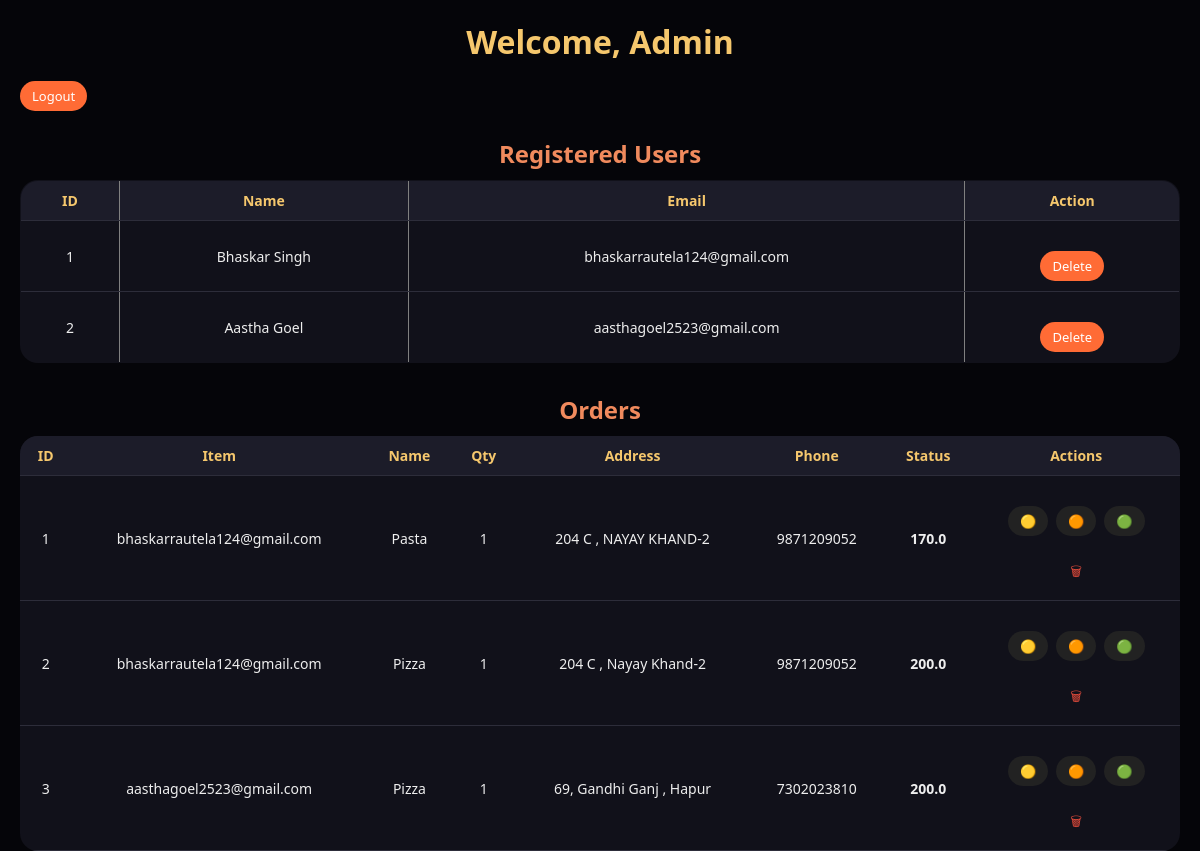
/admin_dashboard (signed in), run on the app's committed database.
### tables this page shows
CREATE TABLE users (
        id INTEGER PRIMARY KEY AUTOINCREMENT,
        name TEXT,
        email TEXT UNIQUE,
        password TEXT
    );

CREATE TABLE orders (
        id INTEGER PRIMARY KEY AUTOINCREMENT,
        user_email TEXT,
        item TEXT,
        quantity INTEGER,
        address TEXT,
        phone TEXT,
        total_price REAL,
        status TEXT DEFAULT 'Preparing'
    );

### app.py (the view)
@app.route("/admin_dashboard")
def admin_dashboard():
    if "admin" not in session:
        return redirect(url_for("admin_login"))
    con = sqlite3.connect(DB_NAME)
    cur = con.cursor()
    cur.execute("SELECT * FROM users")
    users = cur.fetchall()
    cur.execute("SELECT * FROM orders")
    orders = cur.fetchall()
    cur.execute("SELECT SUM(total_price) FROM orders")
    revenue = cur.fetchone()[0] or 0
    con.close()
    return render_template("admin_dashboard.html",
                           users=users,
                           orders=orders,
                           revenue=revenue)

### templates/admin_dashboard.html (shortened to what this page needs)
<!doctype html>
<html lang="en">
  <head>
    <link
      rel="stylesheet"
      href="{{ url_for('static', filename='style/foodstyle.css') }}"
    />
  </head>
  <body class="admin-dashboard">
    <h1>Welcome, Admin</h1>
    <a href="{{ url_for('admin_logout') }}"><button>Logout</button></a>
    <h2>Registered Users</h2>
    <table border="1" cellpadding="5">
      <tr>
        <th>ID</th>
        <th>Name</th>
        <th>Email</th>
        <th>Action</th>
      </tr>
      {% for user in users %}
      <tr>
        <td>{{ loop.index }}</td>
        <td>{{ user[1] }}</td>
        <td>{{ user[2] }}</td>
        <td>
          <form
            method="POST"
            action="{{ url_for('delete_user', user_id=user[0]) }}"
          >
            <button
              type="submit"
              onclick="return confirm('Delete this user?');"
            >
              Delete
            </button>
          </form>
        </td>
      </tr>
      {% endfor %}
    </table>
    <h2>Orders</h2>
    <table cellpadding="8">
      <tr>
        <th>ID</th>
        <th>Item</th>
        <th>Name</th>
        <th>Qty</th>
        <th>Address</th>
        <th>Phone</th>
        <th>Status</th>
        <th>Actions</th>
      </tr>
      {% for order in orders %}
      <tr>
        <td>{{ loop.index }}</td>
        <td>{{ order[1] }}</td>
        <td>{{ order[2] }}</td>
        <td>{{ order[3] }}</td>
        <td>{{ order[4] }}</td>
        <td>{{ order[5] }}</td>
        <td><strong>{{ order[6] }}</strong></td>
        <td>
          <form
            action="{{ url_for('update_status', order_id=order[0]) }}"
            method="POST"
            class="status-form"
          >
            <button
              name="status"
              value="Preparing"
              class="status-btn preparing"
              title="Preparing"
            >
              🟡
            </button>
            <button
              name="status"
              value="On Route"
              class="status-btn onroute"
              title="On Route"
            >
              🟠
            </button>
            <button
              name="status"
              value="Delivered"
              class="status-btn delivered"
              title="Delivered"
            >
              🟢
            </button>
          </form>
          <form
            method="POST"
            action="{{ url_for('delete_order', order_id=order[0]) }}"
          >
            <button
              type="submit"
              class="delete-btn"
              onclick="return confirm('Delete this order?');"
            >
              🗑
            </button>
          </form>
        </td>
      </tr>
      {% endfor %}
    </table>
  </body>
</html>

### static/style/foodstyle.css (style rules this page uses)
* { margin: 0; padding: 0; box-sizing: border-box; }
html, body { height: 100%; font-family: "Poppins", system-ui, -apple-system, BlinkMacSystemFont, sans-serif; background-color: #050509; color: #f7f7f7; scroll-behavior: smooth; }
:root { --bg: #050509; --bg-alt: #11111a; --card: #171723; --accent-gold: #f5c76d; --accent-wine: #b12c4a; --accent-soft: #f08a5d; --border-soft: #2d2d3a; --text-main: #f8f8ff; --text-muted: #b9b9c6; }
* { box-sizing: border-box; font-family: 'Segoe UI', Tahoma, Geneva, Verdana, sans-serif; }
body { margin: 0; padding: 0; background: #f4f6f9; color: #333; }
h2 { text-align: center; color: #222; margin-bottom: 20px; }
table { width: 100%; border-collapse: collapse; margin-top: 20px; }
table th { background: #ff6b35; color: white; padding: 12px; font-size: 15px; }
table td { padding: 12px; border-bottom: 1px solid #ddd; text-align: center; }
button { background: #ff6b35; border: none; color: white; padding: 12px 22px; font-size: 15px; border-radius: 6px; cursor: pointer; transition: 0.3s; }
form { margin-top: 20px; }
body.admin-dashboard { background: var(--bg); color: var(--text-main); padding: 20px; }
.admin-dashboard h1 { text-align: center; margin-bottom: 18px; color: var(--accent-gold); }
.admin-dashboard h2 { margin-top: 26px; margin-bottom: 10px; color: var(--accent-soft); }
.admin-dashboard table { width: 100%; border-collapse: collapse; background: var(--bg-alt); border-radius: 18px; overflow: hidden; margin-bottom: 30px; }
.admin-dashboard th, .admin-dashboard td { padding: 10px 12px; border-bottom: 1px solid var(--border-soft); font-size: 14px; }
.admin-dashboard th { background: #1c1c29; color: var(--accent-gold); }
.admin-dashboard button { border-radius: 999px; padding: 6px 12px; border: none; cursor: pointer; font-size: 13px; }
.status-form { display: flex; gap: 8px; justify-content: center; }
.status-btn { border: none; font-size: 20px; padding: 7px; border-radius: 50%; cursor: pointer; background: #222; transition: 0.3s; }
.status-btn.preparing { color: #ffeb3b; }
.status-btn.onroute { color: #ff9800; }
.status-btn.delivered { color: #4caf50; }
.delete-btn { background: transparent; font-size: 20px; border: none; cursor: pointer; color: #e74c3c; }
table { width: 95%; margin: auto; background: #111; color: #eee; border-collapse: collapse; border-radius: 10px; overflow: hidden; }
th { background: #222; padding: 10px; color: #ffa733; }
td { padding: 10px; text-align: center; border-bottom: 1px solid #333; }

### data on the page
users: name "Bhaskar Singh", email "bhaskarrautela124@gmail.com"
users: name "Aastha Goel", email "aasthagoel2523@gmail.com"
orders: user_email "bhaskarrautela124@gmail.com", item "Pasta", quantity "1", address "204 C , NAYAY KHAND-2", phone "9871209052", total_price "170.0"
orders: user_email "bhaskarrautela124@gmail.com", item "Pizza", quantity "1", address "204 C , Nayay Khand-2", phone "9871209052", total_price "200.0"
orders: user_email "aasthagoel2523@gmail.com", item "Pizza", quantity "1", address "69, Gandhi Ganj , Hapur", phone "7302023810", total_price "200.0"
